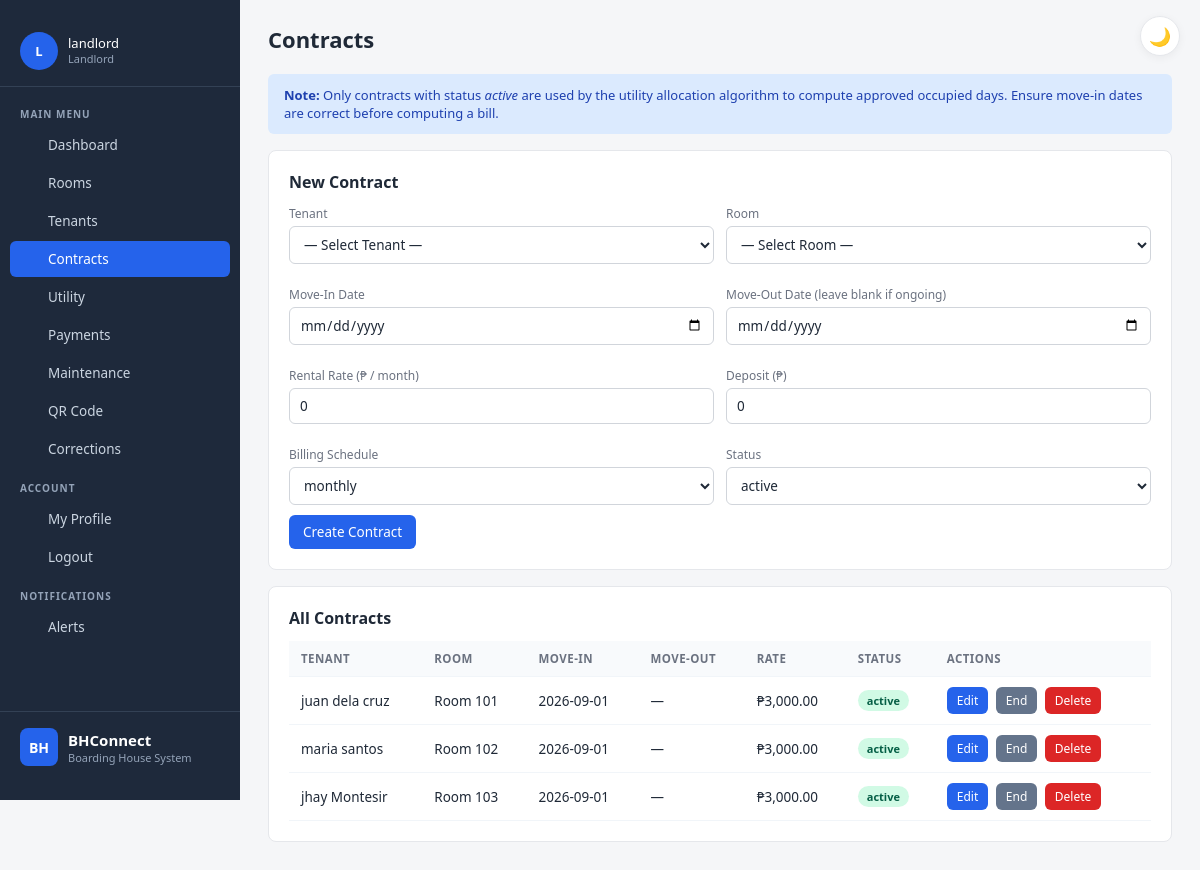
The page /landlord/contracts.php (signed in) on the database its author committed.
### tables this page shows
CREATE TABLE `contracts` (
  `id` int(11) NOT NULL,
  `tenant_id` int(11) NOT NULL,
  `room_id` int(11) NOT NULL,
  `move_in` date NOT NULL,
  `move_out` date DEFAULT NULL,
  `rental_rate` decimal(10,2) DEFAULT NULL,
  `deposit` decimal(10,2) DEFAULT NULL,
  `billing_schedule` varchar(50) DEFAULT 'monthly',
  `status` enum('active','ended') DEFAULT 'active'
);

CREATE TABLE `tenants` (
  `id` int(11) NOT NULL,
  `full_name` varchar(100) NOT NULL,
  `contact` varchar(30) DEFAULT NULL,
  `email` varchar(100) DEFAULT NULL,
  `emergency_contact` varchar(100) DEFAULT NULL,
  `room_id` int(11) DEFAULT NULL,
  `status` enum('active','archived') DEFAULT 'active',
  `created_at` timestamp NOT NULL DEFAULT current_timestamp()
);

CREATE TABLE `rooms` (
  `id` int(11) NOT NULL,
  `room_number` varchar(20) NOT NULL,
  `room_type` varchar(50) DEFAULT NULL,
  `capacity` int(11) DEFAULT 1,
  `rental_rate` decimal(10,2) DEFAULT 0.00,
  `status` enum('vacant','occupied','reserved','maintenance') DEFAULT 'vacant'
);

### includes/auth.php (called while the page is built, shortened)
<?php
function currentUser() {
    return [
        'id'        => $_SESSION['user_id']  ?? null,
        'username'  => $_SESSION['username'] ?? null,
        'role'      => $_SESSION['role']     ?? null,
        'tenant_id' => $_SESSION['tenant_id']?? null,
    ];
}
?>

### landlord/contracts.php (the view, shortened to what this page needs)
<?php
require '../includes/auth.php';
$edit = null;
$contracts = $conn->query("
    SELECT c.*, t.full_name, r.room_number
    FROM contracts c
    JOIN tenants t ON t.id = c.tenant_id
    JOIN rooms   r ON r.id = c.room_id
    ORDER BY c.status ASC, c.move_in DESC
");
include '../includes/header.php';
?>
<h1>Contracts</h1>
<div class="alert alert-info" style="font-size:13px;">
  <strong>Note:</strong> Only contracts with status <em>active</em> are used by the utility allocation algorithm
  to compute approved occupied days. Ensure move-in dates are correct before computing a bill.
</div>
<div class="card">
  <h2><?= $edit ? 'Edit Contract' : 'New Contract' ?></h2>
  <form method="post">
    <div class="grid-2">
      <div>
        <label>Tenant</label>
        <select name="tenant_id" required>
          <option value="">— Select Tenant —</option>
        </select>
      </div>
      <div>
        <label>Room</label>
        <select name="room_id" required>
          <option value="">— Select Room —</option>
        </select>
      </div>
      <div>
        <label>Move-In Date</label>
        <input type="date" name="move_in" required value="<?= htmlspecialchars($edit['move_in'] ?? '') ?>">
      </div>
      <div>
        <label>Move-Out Date (leave blank if ongoing)</label>
        <input type="date" name="move_out" value="<?= htmlspecialchars($edit['move_out'] ?? '') ?>">
      </div>
      <div>
        <label>Rental Rate (₱ / month)</label>
        <input type="number" step="0.01" min="0" name="rental_rate" value="<?= $edit['rental_rate'] ?? 0 ?>">
      </div>
      <div>
        <label>Deposit (₱)</label>
        <input type="number" step="0.01" min="0" name="deposit" value="<?= $edit['deposit'] ?? 0 ?>">
      </div>
      <div>
        <label>Billing Schedule</label>
        <select name="billing_schedule">
          <?php foreach (['monthly','semi-monthly','weekly'] as $s): ?>
            <option value="<?= $s ?>" <?= ($edit['billing_schedule'] ?? 'monthly') === $s ? 'selected' : '' ?>><?= $s ?></option>
          <?php endforeach; ?>
        </select>
      </div>
      <div>
        <label>Status</label>
        <select name="status">
          <?php foreach (['active','ended'] as $s): ?>
            <option value="<?= $s ?>" <?= ($edit['status'] ?? 'active') === $s ? 'selected' : '' ?>><?= $s ?></option>
          <?php endforeach; ?>
        </select>
      </div>
    </div>
    <button type="submit"><?= $edit ? 'Update Contract' : 'Create Contract' ?></button>
  </form>
</div>
<div class="card">
  <h2>All Contracts</h2>
  <table>
    <tr>
      <th>Tenant</th><th>Room</th><th>Move-In</th><th>Move-Out</th>
      <th>Rate</th><th>Status</th><th>Actions</th>
    </tr>
    <?php while ($c = $contracts->fetch_assoc()): ?>
      <tr>
        <td><?= htmlspecialchars($c['full_name']) ?></td>
        <td>Room <?= htmlspecialchars($c['room_number']) ?></td>
        <td><?= $c['move_in'] ?></td>
        <td><?= $c['move_out'] ?: '—' ?></td>
        <td>₱<?= number_format($c['rental_rate'], 2) ?></td>
        <td>
          <span class="badge <?= $c['status'] === 'active' ? 'badge-green' : 'badge-gray' ?>">
            <?= $c['status'] ?>
          </span>
        </td>
        <td class="actions">
          <a class="btn btn-sm" href="contracts.php?edit=<?= $c['id'] ?>">Edit</a>
          <?php if ($c['status'] === 'active'): ?>
            <form method="post" class="inline-form" onsubmit="return confirm('End this contract today?')">
              <button class="btn btn-sm btn-gray" type="submit">End</button>
            </form>
          <?php endif; ?>
          <form method="post" class="inline-form" onsubmit="return confirm('Permanently delete this contract?')">
            <button class="btn btn-sm btn-danger" type="submit">Delete</button>
          </form>
        </td>
      </tr>
    <?php endwhile; ?>
  </table>
</div>
<?php include '../includes/footer.php'; ?>

### includes/header.php (shortened to what this page needs)
<?php
$u = currentUser();
$role = $u['role'] ?? null;
$currentFile = basename($_SERVER['PHP_SELF']);
if (!function_exists('icon')) {
function icon($name) {
    $icons = [
        'dashboard'  => '<rect x="3" y="3" width="7" height="7"/><rect x="14" y="3" width="7" height="7"/><rect x="3" y="14" width="7" height="7"/><rect x="14" y="14" width="7" height="7"/>',
        'rooms'      => '<path d="M3 21h18M5 21V7l7-4 7 4v14M9 21v-6h6v6"/>',
        'tenants'    => '<path d="M17 21v-2a4 4 0 0 0-4-4H5a4 4 0 0 0-4 4v2"/><circle cx="9" cy="7" r="4"/><path d="M23 21v-2a4 4 0 0 0-3-3.87"/><path d="M16 3.13a4 4 0 0 1 0 7.75"/>',
        'contracts'  => '<path d="M14 2H6a2 2 0 0 0-2 2v16a2 2 0 0 0 2 2h12a2 2 0 0 0 2-2V8z"/><polyline points="14 2 14 8 20 8"/><line x1="16" y1="13" x2="8" y2="13"/><line x1="16" y1="17" x2="8" y2="17"/>',
        'utility'    => '<polygon points="13 2 3 14 12 14 11 22 21 10 12 10 13 2"/>',
        'payments'   => '<rect x="1" y="4" width="22" height="16" rx="2"/><line x1="1" y1="10" x2="23" y2="10"/>',
        'maintenance'=> '<path d="M14.7 6.3a1 1 0 0 0 0 1.4l1.6 1.6a1 1 0 0 0 1.4 0l3.77-3.77a6 6 0 0 1-7.94 7.94l-6.91 6.91a2.12 2.12 0 0 1-3-3l6.91-6.91a6 6 0 0 1 7.94-7.94l-3.76 3.76z"/>',
        'qr'         => '<rect x="3" y="3" width="7" height="7"/><rect x="14" y="3" width="7" height="7"/><rect x="3" y="14" width="7" height="7"/><line x1="14" y1="14" x2="14" y2="21"/><line x1="21" y1="14" x2="21" y2="21"/><line x1="14" y1="21" x2="21" y2="21"/>',
        'corrections'=> '<path d="M11 4H4a2 2 0 0 0-2 2v14a2 2 0 0 0 2 2h14a2 2 0 0 0 2-2v-7"/><path d="M18.5 2.5a2.121 2.121 0 0 1 3 3L12 15l-4 1 1-4 9.5-9.5z"/>',
        'billing'    => '<path d="M4 2v20l2-1 2 1 2-1 2 1 2-1 2 1 2-1 2 1V2l-2 1-2-1-2 1-2-1-2 1-2-1-2 1z"/><line x1="8" y1="8" x2="16" y2="8"/><line x1="8" y1="12" x2="16" y2="12"/>',
        'logs'       => '<line x1="8" y1="6" x2="21" y2="6"/><line x1="8" y1="12" x2="21" y2="12"/><line x1="8" y1="18" x2="21" y2="18"/><line x1="3" y1="6" x2="3.01" y2="6"/><line x1="3" y1="12" x2="3.01" y2="12"/><line x1="3" y1="18" x2="3.01" y2="18"/>',
        'logout'     => '<path d="M9 21H5a2 2 0 0 1-2-2V5a2 2 0 0 1 2-2h4"/><polyline points="16 17 21 12 16 7"/><line x1="21" y1="12" x2="9" y2="12"/>',
        'bell'       => '<path d="M18 8A6 6 0 0 0 6 8c0 7-3 9-3 9h18s-3-2-3-9"/><path d="M13.73 21a2 2 0 0 1-3.46 0"/>',
        'user'       => '<path d="M20 21v-2a4 4 0 0 0-4-4H8a4 4 0 0 0-4 4v2"/><circle cx="12" cy="7" r="4"/>',
    ];
    return '<svg viewBox="0 0 24 24" fill="none" stroke="currentColor" stroke-width="2" stroke-linecap="round" stroke-linejoin="round">' . ($icons[$name] ?? '') . '</svg>';
}
}
if (!function_exists('initials')) {
function initials($name) {
    $name = trim((string)$name);
    $parts = preg_split('/\s+/', $name);
    $first = isset($parts[0][0]) ? $parts[0][0] : '?';
    $last  = (count($parts) > 1 && isset($parts[count($parts)-1][0])) ? $parts[count($parts)-1][0] : '';
    return strtoupper($first . $last);
}
}
$displayName = $u['username'] ?? 'User';
$unread = 0;
if (!empty($u['id'])) {
    $chk = $conn->prepare("SELECT COUNT(*) c FROM notifications WHERE user_id = ? AND is_read = 0");
    $chk->bind_param("i", $u['id']);
    $chk->execute();
    $unread = (int)$chk->get_result()->fetch_assoc()['c'];
}
$sidebarAvatar = null;
$sidebarHasAvatar = false;
if (!empty($u['id'])) {
    $avRes = $conn->query("SELECT avatar FROM users WHERE id=" . (int)$u['id']);
    if ($avRes) {
        $avRow = $avRes->fetch_assoc();
        $sidebarAvatar = $avRow['avatar'] ?? null;
    }
}
?>
<!DOCTYPE html>
<html lang="en">
<head>
<link rel="stylesheet" href="<?= BASE ?>/assets/css/style.css">
</head>
<body>
<?php if ($role): ?>
<button class="theme-toggle" onclick="toggleTheme()" title="Toggle dark mode">
  <span id="theme-icon">🌙</span>
</button>
<aside class="sidebar">
  <a href="<?= BASE ?>/profile.php" class="user-card" style="text-decoration:none;">
    <div class="avatar">
      <?php if ($sidebarHasAvatar): ?>
        <img src="<?= BASE ?>/uploads/avatars/<?= htmlspecialchars($sidebarAvatar) ?>?v=<?= time() ?>"
             alt="Avatar" style="width:100%; height:100%; object-fit:cover; border-radius:50%;">
      <?php else: ?>
        <?= initials($displayName) ?>
      <?php endif; ?>
    </div>
    <div class="user-info">
      <div class="user-name"><?= htmlspecialchars($displayName) ?></div>
      <div class="user-role"><?= htmlspecialchars($role) ?></div>
    </div>
  </a>
  <div class="menu-label">MAIN MENU</div>
  <nav class="menu">
    <?php if ($role === 'landlord'): ?>
      <a href="<?= BASE ?>/landlord/dashboard.php" class="<?= $currentFile === 'dashboard.php' ? 'active' : '' ?>">
        <?= icon('dashboard') ?><span>Dashboard</span>
      </a>
      <a href="<?= BASE ?>/landlord/rooms.php" class="<?= $currentFile === 'rooms.php' ? 'active' : '' ?>">
        <?= icon('rooms') ?><span>Rooms</span>
      </a>
      <a href="<?= BASE ?>/landlord/tenants.php" class="<?= $currentFile === 'tenants.php' ? 'active' : '' ?>">
        <?= icon('tenants') ?><span>Tenants</span>
      </a>
      <a href="<?= BASE ?>/landlord/contracts.php" class="<?= $currentFile === 'contracts.php' ? 'active' : '' ?>">
        <?= icon('contracts') ?><span>Contracts</span>
      </a>
      <a href="<?= BASE ?>/landlord/utility.php" class="<?= $currentFile === 'utility.php' ? 'active' : '' ?>">
        <?= icon('utility') ?><span>Utility</span>
      </a>
      <a href="<?= BASE ?>/landlord/payments.php" class="<?= $currentFile === 'payments.php' ? 'active' : '' ?>">
        <?= icon('payments') ?><span>Payments</span>
      </a>
      <a href="<?= BASE ?>/landlord/maintenance.php" class="<?= $currentFile === 'maintenance.php' ? 'active' : '' ?>">
        <?= icon('maintenance') ?><span>Maintenance</span>
      </a>
      <a href="<?= BASE ?>/landlord/qr_display.php" class="<?= $currentFile === 'qr_display.php' ? 'active' : '' ?>">
        <?= icon('qr') ?><span>QR Code</span>
      </a>
      <a href="<?= BASE ?>/landlord/corrections.php" class="<?= $currentFile === 'corrections.php' ? 'active' : '' ?>">
        <?= icon('corrections') ?><span>Corrections</span>
      </a>
    <?php endif; ?>
  </nav>
  <div class="menu-label">ACCOUNT</div>
  <nav class="menu">
    <a href="<?= BASE ?>/profile.php" class="<?= $currentFile === 'profile.php' ? 'active' : '' ?>">
      <?= icon('user') ?><span>My Profile</span>
    </a>
    <a href="<?= BASE ?>/logout.php">
      <?= icon('logout') ?><span>Logout</span>
    </a>
  </nav>
  <div class="menu-label">NOTIFICATIONS</div>
  <nav class="menu">
    <a href="<?= BASE ?>/notifications.php" class="<?= $currentFile === 'notifications.php' ? 'active' : '' ?>">
      <?= icon('bell') ?><span>Alerts<?= $unread > 0 ? ' <span style="background:#dc2626;color:#fff;border-radius:10px;padding:1px 7px;font-size:11px;margin-left:4px;">' . $unread . '</span>' : '' ?></span>
    </a>
  </nav>
  <div class="brand">
    <div class="brand-icon">BH</div>
    <div class="brand-text">
      <div class="brand-name">BHConnect</div>
      <div class="brand-sub">Boarding House System</div>
    </div>
  </div>
</aside>
<?php endif; ?>
<main class="content">

### includes/footer.php
</main>
</body>
</html>

### rows shown on the page
contracts: tenant.full_name "juan dela cruz", room.room_number "101", move_in "2026-09-01", move_out "—", rental_rate "3,000.00", status "active"
contracts: tenant.full_name "maria santos", room.room_number "102", move_in "2026-09-01", move_out "—", rental_rate "3,000.00", status "active"
contracts: tenant.full_name "jhay Montesir", room.room_number "103", move_in "2026-09-01", move_out "—", rental_rate "3,000.00", status "active"

### other values the page prints
initials($displayName) "L"
$displayName "landlord"
$role "Landlord"
form field billing_schedule "monthly"
form field status "active"
